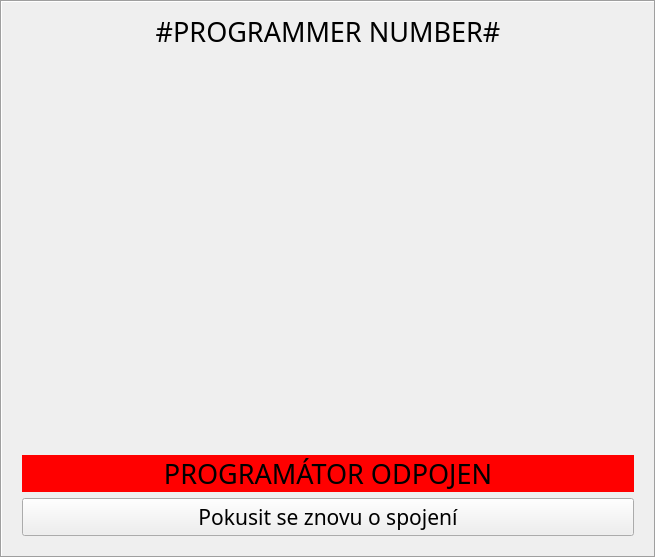
<?xml version="1.0" encoding="UTF-8"?>
<ui version="4.0">
 <class>Programmer</class>
 <widget class="QFrame" name="Programmer">
  <property name="geometry">
   <rect>
    <x>0</x>
    <y>0</y>
    <width>656</width>
    <height>558</height>
   </rect>
  </property>
  <property name="windowTitle">
   <string>Form</string>
  </property>
  <property name="frameShape">
   <enum>QFrame::Box</enum>
  </property>
  <property name="frameShadow">
   <enum>QFrame::Sunken</enum>
  </property>
  <layout class="QVBoxLayout" name="verticalLayout">
   <item>
    <widget class="QLabel" name="indexLabel">
     <property name="font">
      <font>
       <family>Sans</family>
       <pointsize>20</pointsize>
      </font>
     </property>
     <property name="text">
      <string>#PROGRAMMER NUMBER#</string>
     </property>
     <property name="alignment">
      <set>Qt::AlignCenter</set>
     </property>
    </widget>
   </item>
   <item>
    <widget class="QStackedWidget" name="contentWidget">
     <property name="frameShape">
      <enum>QFrame::NoFrame</enum>
     </property>
     <property name="currentIndex">
      <number>0</number>
     </property>
     <widget class="QWidget" name="pageIntro">
      <layout class="QVBoxLayout" name="verticalLayout_3">
       <property name="spacing">
        <number>0</number>
       </property>
       <property name="leftMargin">
        <number>0</number>
       </property>
       <property name="topMargin">
        <number>0</number>
       </property>
       <property name="rightMargin">
        <number>0</number>
       </property>
       <property name="bottomMargin">
        <number>0</number>
       </property>
       <item>
        <spacer name="verticalSpacer">
         <property name="orientation">
          <enum>Qt::Vertical</enum>
         </property>
         <property name="sizeHint" stdset="0">
          <size>
           <width>20</width>
           <height>40</height>
          </size>
         </property>
        </spacer>
       </item>
       <item>
        <layout class="QHBoxLayout" name="horizontalLayout">
         <item>
          <spacer name="horizontalSpacer">
           <property name="orientation">
            <enum>Qt::Horizontal</enum>
           </property>
           <property name="sizeHint" stdset="0">
            <size>
             <width>40</width>
             <height>20</height>
            </size>
           </property>
          </spacer>
         </item>
         <item>
          <widget class="QLabel" name="label">
           <property name="sizePolicy">
            <sizepolicy hsizetype="Fixed" vsizetype="Fixed">
             <horstretch>0</horstretch>
             <verstretch>0</verstretch>
            </sizepolicy>
           </property>
           <property name="minimumSize">
            <size>
             <width>300</width>
             <height>300</height>
            </size>
           </property>
           <property name="maximumSize">
            <size>
             <width>300</width>
             <height>300</height>
            </size>
           </property>
           <property name="baseSize">
            <size>
             <width>0</width>
             <height>0</height>
            </size>
           </property>
           <property name="text">
            <string/>
           </property>
           <property name="pixmap">
            <pixmap resource="../qrc/icons.qrc">:/img/favicon-big.png</pixmap>
           </property>
           <property name="scaledContents">
            <bool>true</bool>
           </property>
           <property name="alignment">
            <set>Qt::AlignCenter</set>
           </property>
          </widget>
         </item>
         <item>
          <spacer name="horizontalSpacer_2">
           <property name="orientation">
            <enum>Qt::Horizontal</enum>
           </property>
           <property name="sizeHint" stdset="0">
            <size>
             <width>40</width>
             <height>20</height>
            </size>
           </property>
          </spacer>
         </item>
        </layout>
       </item>
       <item>
        <spacer name="verticalSpacer_2">
         <property name="orientation">
          <enum>Qt::Vertical</enum>
         </property>
         <property name="sizeHint" stdset="0">
          <size>
           <width>20</width>
           <height>40</height>
          </size>
         </property>
        </spacer>
       </item>
       <item>
        <widget class="QStackedWidget" name="introWidget">
         <property name="currentIndex">
          <number>0</number>
         </property>
         <widget class="QWidget" name="pageIntroConnect">
          <layout class="QVBoxLayout" name="verticalLayout_2">
           <item>
            <widget class="QLabel" name="label_2">
             <property name="font">
              <font>
               <family>Sans</family>
               <pointsize>20</pointsize>
              </font>
             </property>
             <property name="styleSheet">
              <string notr="true">background-color: rgb(255, 0, 0);</string>
             </property>
             <property name="text">
              <string>PROGRAMÁTOR ODPOJEN</string>
             </property>
             <property name="alignment">
              <set>Qt::AlignCenter</set>
             </property>
            </widget>
           </item>
           <item>
            <widget class="QPushButton" name="pushButton_2">
             <property name="font">
              <font>
               <family>Sans</family>
               <pointsize>16</pointsize>
              </font>
             </property>
             <property name="text">
              <string>Pokusit se znovu o spojení</string>
             </property>
            </widget>
           </item>
          </layout>
         </widget>
         <widget class="QWidget" name="pageIntroReady">
          <layout class="QVBoxLayout" name="verticalLayout_7">
           <item>
            <widget class="QLabel" name="introMessageLabel">
             <property name="font">
              <font>
               <family>Sans</family>
               <pointsize>20</pointsize>
              </font>
             </property>
             <property name="styleSheet">
              <string notr="true">background-color: rgb(0, 255, 0);</string>
             </property>
             <property name="text">
              <string>Programátor připraven</string>
             </property>
             <property name="alignment">
              <set>Qt::AlignCenter</set>
             </property>
            </widget>
           </item>
           <item>
            <widget class="QLabel" name="introErrorLabel">
             <property name="font">
              <font>
               <family>Sans</family>
               <pointsize>20</pointsize>
              </font>
             </property>
             <property name="styleSheet">
              <string notr="true">background-color: rgb(255, 0, 0);</string>
             </property>
             <property name="text">
              <string>#ERROR#</string>
             </property>
             <property name="alignment">
              <set>Qt::AlignCenter</set>
             </property>
            </widget>
           </item>
          </layout>
         </widget>
         <widget class="QWidget" name="pageIntroSerial">
          <layout class="QVBoxLayout" name="verticalLayout_4">
           <item>
            <layout class="QFormLayout" name="formLayout">
             <item row="0" column="0">
              <widget class="QLabel" name="scanBoardLabel">
               <property name="font">
                <font>
                 <family>Sans</family>
                 <pointsize>20</pointsize>
                </font>
               </property>
               <property name="text">
                <string>Naskenujte kód desky:</string>
               </property>
              </widget>
             </item>
             <item row="0" column="1">
              <widget class="QLineEdit" name="barcodeLineEdit">
               <property name="font">
                <font>
                 <family>Sans</family>
                 <pointsize>20</pointsize>
                </font>
               </property>
              </widget>
             </item>
            </layout>
           </item>
          </layout>
         </widget>
        </widget>
       </item>
      </layout>
     </widget>
     <widget class="QWidget" name="pageWork">
      <layout class="QVBoxLayout" name="verticalLayout_5">
       <property name="spacing">
        <number>0</number>
       </property>
       <property name="leftMargin">
        <number>0</number>
       </property>
       <property name="topMargin">
        <number>0</number>
       </property>
       <property name="rightMargin">
        <number>0</number>
       </property>
       <property name="bottomMargin">
        <number>0</number>
       </property>
       <item>
        <layout class="QHBoxLayout" name="horizontalLayout_2">
         <item>
          <widget class="QLabel" name="typeLabel">
           <property name="font">
            <font>
             <family>Sans</family>
             <pointsize>20</pointsize>
            </font>
           </property>
           <property name="text">
            <string>#TYPE#</string>
           </property>
           <property name="alignment">
            <set>Qt::AlignLeading|Qt::AlignLeft|Qt::AlignVCenter</set>
           </property>
          </widget>
         </item>
         <item>
          <spacer name="horizontalSpacer_3">
           <property name="orientation">
            <enum>Qt::Horizontal</enum>
           </property>
           <property name="sizeHint" stdset="0">
            <size>
             <width>40</width>
             <height>20</height>
            </size>
           </property>
          </spacer>
         </item>
         <item>
          <widget class="QLabel" name="serialNumberLabel">
           <property name="font">
            <font>
             <family>Sans</family>
             <pointsize>20</pointsize>
            </font>
           </property>
           <property name="text">
            <string>#SERIAL NUMBER#</string>
           </property>
           <property name="alignment">
            <set>Qt::AlignLeading|Qt::AlignLeft|Qt::AlignVCenter</set>
           </property>
          </widget>
         </item>
        </layout>
       </item>
       <item>
        <widget class="QTabWidget" name="programmerTabWidget">
         <property name="sizePolicy">
          <sizepolicy hsizetype="Expanding" vsizetype="Expanding">
           <horstretch>0</horstretch>
           <verstretch>1</verstretch>
          </sizepolicy>
         </property>
         <property name="tabPosition">
          <enum>QTabWidget::East</enum>
         </property>
         <property name="currentIndex">
          <number>0</number>
         </property>
         <widget class="QWidget" name="tabProgress">
          <attribute name="title">
           <string>Průběh</string>
          </attribute>
          <layout class="QVBoxLayout" name="verticalLayout_6">
           <property name="spacing">
            <number>0</number>
           </property>
           <property name="leftMargin">
            <number>0</number>
           </property>
           <property name="topMargin">
            <number>0</number>
           </property>
           <property name="rightMargin">
            <number>0</number>
           </property>
           <property name="bottomMargin">
            <number>0</number>
           </property>
           <item>
            <widget class="QScrollArea" name="scrollArea">
             <property name="widgetResizable">
              <bool>true</bool>
             </property>
             <widget class="QWidget" name="ProgressContent">
              <property name="geometry">
               <rect>
                <x>0</x>
                <y>0</y>
                <width>602</width>
                <height>392</height>
               </rect>
              </property>
              <layout class="QGridLayout" name="gridLayout"/>
             </widget>
            </widget>
           </item>
          </layout>
         </widget>
         <widget class="QWidget" name="tabInfo">
          <attribute name="title">
           <string>Informace</string>
          </attribute>
          <layout class="QVBoxLayout" name="verticalLayout_11">
           <property name="spacing">
            <number>0</number>
           </property>
           <property name="leftMargin">
            <number>0</number>
           </property>
           <property name="topMargin">
            <number>0</number>
           </property>
           <property name="rightMargin">
            <number>0</number>
           </property>
           <property name="bottomMargin">
            <number>0</number>
           </property>
           <item>
            <widget class="QScrollArea" name="scrollArea_2">
             <property name="widgetResizable">
              <bool>true</bool>
             </property>
             <widget class="QWidget" name="scrollAreaWidgetContents_2">
              <property name="geometry">
               <rect>
                <x>0</x>
                <y>0</y>
                <width>602</width>
                <height>392</height>
               </rect>
              </property>
             </widget>
            </widget>
           </item>
          </layout>
         </widget>
         <widget class="QWidget" name="tabLog">
          <attribute name="title">
           <string>Log</string>
          </attribute>
          <layout class="QVBoxLayout" name="verticalLayout_12">
           <property name="spacing">
            <number>0</number>
           </property>
           <property name="leftMargin">
            <number>0</number>
           </property>
           <property name="topMargin">
            <number>0</number>
           </property>
           <property name="rightMargin">
            <number>0</number>
           </property>
           <property name="bottomMargin">
            <number>0</number>
           </property>
           <item>
            <widget class="QScrollArea" name="scrollArea_3">
             <property name="widgetResizable">
              <bool>true</bool>
             </property>
             <widget class="QWidget" name="scrollAreaWidgetContents_3">
              <property name="geometry">
               <rect>
                <x>0</x>
                <y>0</y>
                <width>602</width>
                <height>392</height>
               </rect>
              </property>
             </widget>
            </widget>
           </item>
          </layout>
         </widget>
        </widget>
       </item>
       <item>
        <widget class="QStackedWidget" name="progressWidget">
         <property name="sizePolicy">
          <sizepolicy hsizetype="Minimum" vsizetype="Minimum">
           <horstretch>0</horstretch>
           <verstretch>0</verstretch>
          </sizepolicy>
         </property>
         <property name="currentIndex">
          <number>0</number>
         </property>
         <widget class="QWidget" name="progressProgress">
          <property name="sizePolicy">
           <sizepolicy hsizetype="Minimum" vsizetype="Minimum">
            <horstretch>0</horstretch>
            <verstretch>0</verstretch>
           </sizepolicy>
          </property>
          <layout class="QVBoxLayout" name="verticalLayout_9">
           <item>
            <widget class="QProgressBar" name="currentProgress">
             <property name="sizePolicy">
              <sizepolicy hsizetype="Minimum" vsizetype="Fixed">
               <horstretch>0</horstretch>
               <verstretch>0</verstretch>
              </sizepolicy>
             </property>
             <property name="maximum">
              <number>100</number>
             </property>
             <property name="value">
              <number>0</number>
             </property>
             <property name="format">
              <string>%p%</string>
             </property>
            </widget>
           </item>
           <item>
            <widget class="QProgressBar" name="totalProgress">
             <property name="sizePolicy">
              <sizepolicy hsizetype="Minimum" vsizetype="Fixed">
               <horstretch>0</horstretch>
               <verstretch>0</verstretch>
              </sizepolicy>
             </property>
             <property name="maximum">
              <number>0</number>
             </property>
             <property name="value">
              <number>0</number>
             </property>
             <property name="format">
              <string>%v/%m</string>
             </property>
            </widget>
           </item>
          </layout>
         </widget>
         <widget class="QWidget" name="progressError">
          <property name="sizePolicy">
           <sizepolicy hsizetype="Minimum" vsizetype="Minimum">
            <horstretch>0</horstretch>
            <verstretch>0</verstretch>
           </sizepolicy>
          </property>
          <layout class="QVBoxLayout" name="verticalLayout_10">
           <item>
            <widget class="QLabel" name="progressErrorLabel">
             <property name="sizePolicy">
              <sizepolicy hsizetype="Minimum" vsizetype="Minimum">
               <horstretch>0</horstretch>
               <verstretch>0</verstretch>
              </sizepolicy>
             </property>
             <property name="font">
              <font>
               <family>Sans</family>
               <pointsize>20</pointsize>
              </font>
             </property>
             <property name="styleSheet">
              <string notr="true">background-color: rgb(255, 0, 0);</string>
             </property>
             <property name="text">
              <string>#ERROR#</string>
             </property>
             <property name="alignment">
              <set>Qt::AlignCenter</set>
             </property>
            </widget>
           </item>
          </layout>
         </widget>
         <widget class="QWidget" name="progressSuccess">
          <layout class="QVBoxLayout" name="verticalLayout_8">
           <item>
            <widget class="QLabel" name="label_3">
             <property name="font">
              <font>
               <family>Sans</family>
               <pointsize>20</pointsize>
              </font>
             </property>
             <property name="styleSheet">
              <string notr="true">background-color: rgb(0, 255, 0);</string>
             </property>
             <property name="text">
              <string>Úspěšně dokončeno</string>
             </property>
             <property name="alignment">
              <set>Qt::AlignCenter</set>
             </property>
            </widget>
           </item>
          </layout>
         </widget>
        </widget>
       </item>
      </layout>
     </widget>
    </widget>
   </item>
  </layout>
 </widget>
 <resources>
  <include location="../qrc/icons.qrc"/>
  <include location="../qrc/icons.qrc"/>
  <include location="../../.designer/qrc/icons.qrc"/>
 </resources>
 <connections>
  <connection>
   <sender>pushButton_2</sender>
   <signal>clicked()</signal>
   <receiver>Programmer</receiver>
   <slot>connectProgrammer()</slot>
   <hints>
    <hint type="sourcelabel">
     <x>327</x>
     <y>507</y>
    </hint>
    <hint type="destinationlabel">
     <x>327</x>
     <y>276</y>
    </hint>
   </hints>
  </connection>
  <connection>
   <sender>barcodeLineEdit</sender>
   <signal>editingFinished()</signal>
   <receiver>Programmer</receiver>
   <slot>barcodeAbandon()</slot>
   <hints>
    <hint type="sourcelabel">
     <x>463</x>
     <y>477</y>
    </hint>
    <hint type="destinationlabel">
     <x>327</x>
     <y>276</y>
    </hint>
   </hints>
  </connection>
  <connection>
   <sender>barcodeLineEdit</sender>
   <signal>returnPressed()</signal>
   <receiver>Programmer</receiver>
   <slot>barcodeScanEnter()</slot>
   <hints>
    <hint type="sourcelabel">
     <x>463</x>
     <y>477</y>
    </hint>
    <hint type="destinationlabel">
     <x>327</x>
     <y>276</y>
    </hint>
   </hints>
  </connection>
 </connections>
 <slots>
  <slot>connectProgrammer()</slot>
  <slot>barcodeAbandon()</slot>
  <slot>barcodeScanEnter()</slot>
 </slots>
</ui>
